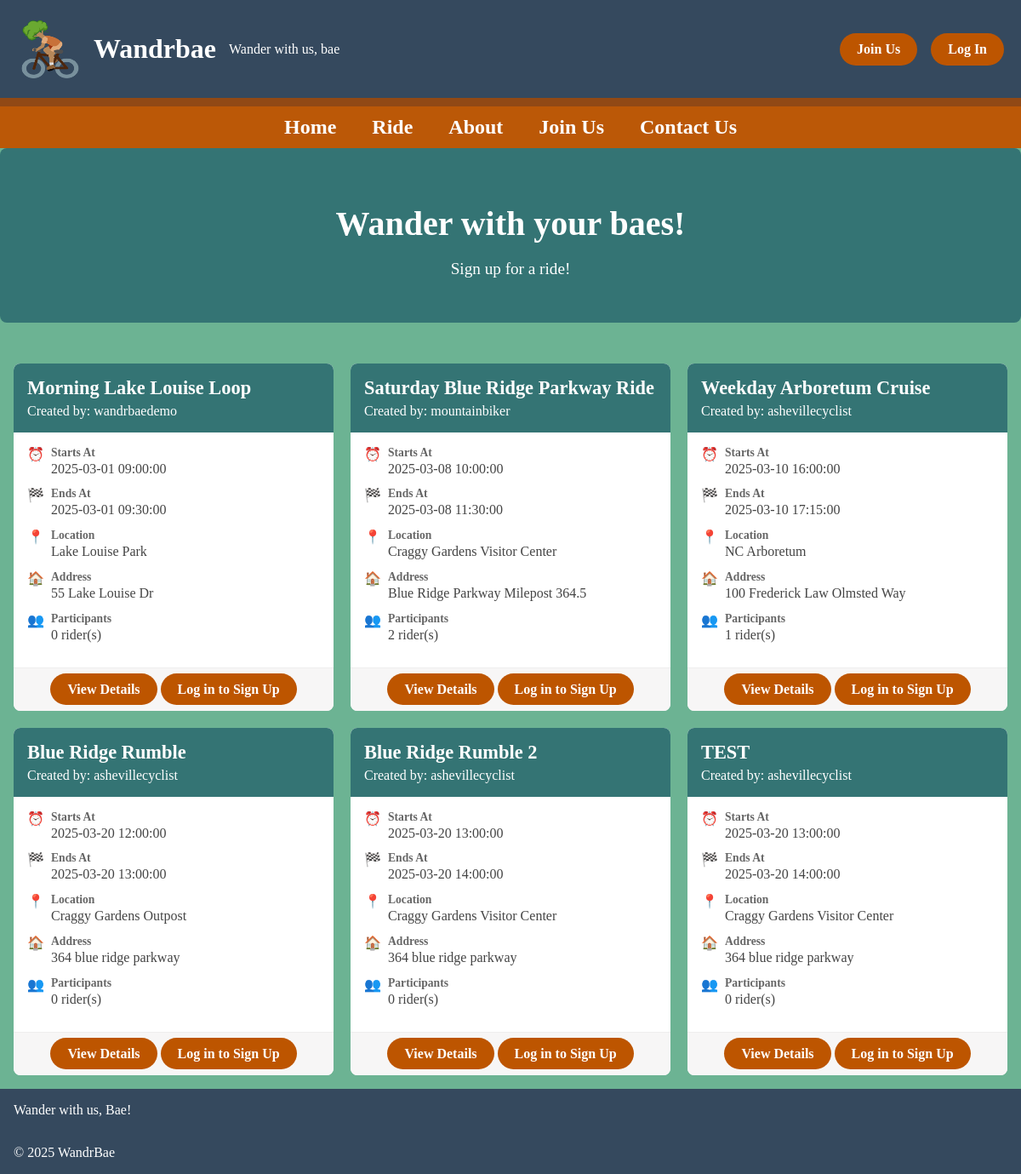
The page /ride.php on the database its author committed.
### tables this page shows
CREATE TABLE `ride` (
  `ride_id` int(11) NOT NULL,
  `ride_name` varchar(100) NOT NULL,
  `created_by` int(11) NOT NULL,
  `route_id` int(10) UNSIGNED NOT NULL,
  `start_time` datetime NOT NULL,
  `end_time` datetime NOT NULL,
  `location_name` varchar(100) NOT NULL,
  `street_address` varchar(100) NOT NULL,
  `city` varchar(50) NOT NULL,
  `state` char(2) NOT NULL,
  `zip_code` varchar(10) NOT NULL
);

CREATE TABLE `user` (
  `user_id` int(11) NOT NULL,
  `user_role_id` int(11) NOT NULL,
  `username` varchar(100) NOT NULL,
  `first_name` varchar(100) NOT NULL,
  `last_name` varchar(100) NOT NULL,
  `email` varchar(255) NOT NULL,
  `password` varchar(255) NOT NULL,
  `is_member` tinyint(1) NOT NULL DEFAULT 1,
  `hashed_password` varchar(255) NOT NULL
);

### private/initialize.php (called while the page is built, shortened)
<?php
require_once('functions.php');
$user_session = new UserSession;

### private/classes/usersession.class.php (called while the page is built, shortened)
<?php
class UserSession
{
  private $user_id;
  public function is_logged_in()
  {
    return isset($this->user_id);
  }
}

### private/classes/ride.class.php (called while the page is built, shortened)
<?php
class Ride
{
  static protected $database;
  static public function set_database($database)
  {
    self::$database = $database;
  }
  static public function find_by_sql($sql)
  {
    $result = self::$database->query($sql);
    $object_array = [];
    while ($record = $result->fetch_assoc()) {
      $object_array[] = self::instantiate($record);
    }
    return $object_array;
  }
  static public function find_all()
  {
    $sql = "SELECT r.*, u.username FROM ride r ";
    $sql .= "LEFT JOIN user u ON r.created_by = u.user_id";
    return self::find_by_sql($sql);
  }
  static protected function instantiate($record)
  {
    $object = new self;
    foreach ($record as $property => $value) {
      if (property_exists($object, $property)) {
        $object->$property = $value;
      }
    }
    return $object;
  }
}

### private/classes/rideparticipant.class.php (called while the page is built, shortened)
<?php
class RideParticipant
{
  static protected $database;
  static public function set_database($database)
  {
    self::$database = $database;
  }
  static public function count_participants_for_ride($ride_id)
  {
    $sql = "SELECT COUNT(*) as count FROM ride_participant ";
    $sql .= "WHERE ride_id='" . self::$database->escape_string($ride_id) . "'";
    $result = self::$database->query($sql);
    $row = $result->fetch_assoc();
    return $row['count'];
  }
}

### public/ride.php (the view, shortened to what this page needs)
<?php require_once('../private/initialize.php');
include_header(); ?>
<main role="main">
  <div id="page">
    <div class="intro">
      <h2>Wander with your baes!</h2>
      <p>Sign up for a ride!</p>
    </div>
    <div class="rides-container">
      <?php
      $rides = Ride::find_all();
      $user_id = $user_session->is_logged_in() ? $user_session->get_user_id() : false;
      foreach ($rides as $ride) {
        $current_participants = RideParticipant::count_participants_for_ride($ride->ride_id);
      ?>
        <div class="ride-card">
          <div class="ride-header">
            <h3 class="ride-name"><?php echo h($ride->ride_name); ?></h3>
            <div class="ride-creator">Created by: <?php echo h($ride->username); ?></div>
          </div>
          <div class="ride-info">
            <div class="ride-detail">
              <div class="ride-detail-icon">⏰</div>
              <div class="ride-detail-text">
                <span class="ride-detail-label">Starts At</span>
                <?php echo h($ride->start_time); ?>
              </div>
            </div>
            <div class="ride-detail">
              <div class="ride-detail-icon">🏁</div>
              <div class="ride-detail-text">
                <span class="ride-detail-label">Ends At</span>
                <?php echo h($ride->end_time); ?>
              </div>
            </div>
            <div class="ride-detail">
              <div class="ride-detail-icon">📍</div>
              <div class="ride-detail-text">
                <span class="ride-detail-label">Location</span>
                <?php echo h($ride->location_name); ?>
              </div>
            </div>
            <div class="ride-detail">
              <div class="ride-detail-icon">🏠</div>
              <div class="ride-detail-text">
                <span class="ride-detail-label">Address</span>
                <?php echo h($ride->street_address); ?>
              </div>
            </div>
            <div class="ride-detail">
              <div class="ride-detail-icon">👥</div>
              <div class="ride-detail-text">
                <span class="ride-detail-label">Participants</span>
                <?php echo $current_participants; ?> rider(s)
              </div>
            </div>
          </div>
          <div class="ride-footer">
            <a href="detail.php?id=<?php echo $ride->ride_id; ?>" class="btn">View Details</a>
            <?php if ($user_session->is_logged_in()) {
               $is_signed_up = RideParticipant::is_user_signed_up($user_id, $ride->ride_id);
               if ($is_signed_up) { ?>
                <a href="<?php echo url_for('/members/rides/cancel_signup.php?ride_id=' . $ride->ride_id); ?>" class="btn">Cancel Ride</a>
                <?php } else { ?>
              <a href="<?php echo url_for('/members/rides/signup.php?ride_id=' . $ride->ride_id); ?>" class="btn">Sign Up</a>
              <?php } ?>
            <?php } else { ?>
              <a class="btn" href="<?php echo url_for('/members/rides/signup.php?ride_id=' . $ride->ride_id); ?>">Log in to Sign Up</a>
            <?php } ?>
          </div>
        </div>
      <?php } ?>
    </div>
  </div>
<?php include(SHARED_PATH . '/public_footer.php'); ?>

### private/functions.php (shortened to what this page needs)
<?php
  function url_for($script_path) {
    return WWW_ROOT . $script_path;
  }
  function h($string="") {
    return htmlspecialchars($string);
  }
  function include_header() {
    global $user_session;
    if ($user_session->is_logged_in()) {
      if ($user_session->is_super_admin()) {
        include(SHARED_PATH . '/superadmin_header.php');
      } else if ($user_session->is_admin()) {
        include(SHARED_PATH . '/admin_header.php');
      } else {
        include(SHARED_PATH . '/member_header.php');
      }
    } else {
      include(SHARED_PATH . '/public_header.php');
    }
  }
?>

### private/shared/public_header.php (shortened to what this page needs)
<!DOCTYPE html>
<html lang="en">
  <head>
    <link rel="stylesheet" media="all" href="<?php echo url_for('/stylesheets/public.css'); ?>" />
  </head>
  <body>
    <header id="page-header" role="banner" aria-label="document-header">
      <div class="header-content">
        <div class="header-text">
          <h1>Wandrbae</h1>
          <img src="images/logo1.png" id="logo" alt="" width="75" height="75">
          <p>Wander with us, bae</p>
        </div>
        <div class="header-buttons">
          <?php if ($user_session->is_logged_in()) {
            $user_id = $_SESSION['admin_id'] ?? null;
            $current_user = $user_id ? User::find_by_id($user_id) : null;
            $user_name = $current_user ? $current_user->full_name() : 'Bae';
          ?>
            <span>Welcome, <?php echo h($user_name); ?>!</span>
            <a href="<?php echo url_for('/members/index.php'); ?>" class="btn">Member Area</a>
            <a href="<?php echo url_for('/admin/logout.php'); ?>" class="btn">Log Out</a>
          <?php } else { ?>
            <a href="<?php echo url_for('/join.php'); ?>" class="btn">Join Us</a>
            <a href="<?php echo url_for('/admin/login.php'); ?>" class="btn">Log In</a>
          <?php } ?>
        </div>
      </div>
    </header>
    <nav role="navigation">
      <ul>
        <li><a href="<?php echo url_for('/index.php'); ?>">Home</a></li>
        <li><a href="<?php echo url_for('/ride.php'); ?>">Ride</a></li>
        <li><a href="<?php echo url_for('/about.php'); ?>">About</a></li>
        <?php if (!$user_session->is_logged_in()) { ?>
          <li><a href="<?php echo url_for('/join.php'); ?>">Join Us</a></li>
        <?php } ?>
        <li><a href="<?php echo url_for('/contact.php'); ?>">Contact Us</a></li>
      </ul>
    </nav>
  </body>
</html>

### private/shared/public_footer.php (shortened to what this page needs)
    <footer>
      <div>
      <p>Wander with us, Bae!</p>
      <p>&copy; <?php echo date('Y'); ?> WandrBae</p>
      </div>
    </footer>
  </body>
</html>

### public/stylesheets/public.css (style rules this page uses)
body { display:flex; flex-direction: column; margin: 0; min-height: 100vh; }
.header-content { align-items: center; display: flex; justify-content: space-between; width: 100%; }
.header-text { align-items: center; color: #fff; display: flex; gap: 15px; }
.header-text h1, .header-text p { margin: 0; }
#logo { display: block; order: -1; }
#page-header { background-color: #35495e; border-bottom: 10px solid #914915; box-sizing: border-box; padding: 20px; width: 100%; }
#page-header > div { align-items: center; display: flex; flex-direction: row; justify-content: space-between; }
.header-buttons { display: flex; gap: 1rem; margin-left: auto; }
main, #main { background-color: #6cb393; flex:1; }
nav { background-color: #bb5807; border-left: none; border-right: none; box-sizing: border-box; margin: 0; width: 100%; }
nav ul { display: flex; justify-content: center; list-style-type: none; margin: 0; padding: 0; }
nav ul li { border: 6px solid transparent; box-sizing: border-box; padding: 5px 15px; }
nav ul li a { color: white; font-size: 1.5rem; font-weight: bold; text-decoration: none; }
.btn { background-color: #bd5500; border-radius: 25px; color: white; font-weight: bold; padding: 10px 20px; text-align: center; text-decoration: none; }
footer { background-color: #35495e; }
footer p { color: #fff; margin: 0; padding: 1rem; }
.intro { background-color: #347474; border-radius: 8px; margin-bottom: 2rem; max-width: 100%; overflow-x: hidden; padding: 2rem 0; text-align: center; width: 100%; }
.intro h2, h3 { color: #fff; font-size: 2.5rem; margin-bottom: 0.5rem; }
.intro p { color: #fff; font-size: 1.2rem; }
.rides-container { display: grid; gap: 20px; grid-template-columns: repeat(auto-fill, minmax(300px, 1fr)); padding: 1rem; }
.ride-card { background-color: white; border-radius: 8px; box-shadow: none; display: flex; flex-direction: column; height: 100%; overflow: visible; position: relative; transition: transform 0.3s ease; }
.ride-header { background-color: #347474; border-radius: 8px 8px 0 0; color: white; padding: 1rem; position: relative; z-index: 1; }
.ride-card::before { background-size: 300% 100%; background: linear-gradient(90deg, #fa7a10, #8bd339, #ff7e67, #fa7a10); border-radius: 10px; content: ''; position: absolute; top: -3px; left: -3px; right: -3px; bottom: -3px; opacity: 0; transition: opacity 0.3s ease; z-index: 0; }
.ride-name { font-size: 1.4rem; margin: 0; font-weight: 600; }
.ride-creator { margin-top: 5px; }
.ride-info { background-color: #fff; flex-grow: 1; padding: 1rem; position: relative; z-index: 1; }
.ride-detail { align-items: flex-start; display: flex; margin-bottom: 0.8rem; }
.ride-detail-icon { margin-right: 8px; width: 20px; text-align: center; }
.ride-detail-text { color: #444; flex: 1; }
.ride-detail-label { color: #666; display: block; font-size: 0.85rem; font-weight: 600; margin-bottom: 2px; }
.ride-footer { background-color: #f7f6f6; border-radius: 0 0 8px 8px; border-top: 1px solid #eee; margin-top: auto; padding: 1rem; position: relative; text-align: center; z-index: 1; }

### rows shown on the page
ride: ride_name "Morning Lake Louise Loop", created_by.username "wandrbaedemo", start_time "2025-03-01 09:00:00", end_time "2025-03-01 09:30:00", location_name "Lake Louise Park", street_address "55 Lake Louise Dr", current_participants "0"
ride: ride_name "Saturday Blue Ridge Parkway Ride", created_by.username "mountainbiker", start_time "2025-03-08 10:00:00", end_time "2025-03-08 11:30:00", location_name "Craggy Gardens Visitor Center", street_address "Blue Ridge Parkway Milepost 364.5", ride_id "2"
ride: ride_name "Weekday Arboretum Cruise", created_by.username "ashevillecyclist", start_time "2025-03-10 16:00:00", end_time "2025-03-10 17:15:00", location_name "NC Arboretum", street_address "100 Frederick Law Olmsted Way", current_participants "1"
ride: ride_name "Blue Ridge Rumble", created_by.username "ashevillecyclist", start_time "2025-03-20 12:00:00", end_time "2025-03-20 13:00:00", location_name "Craggy Gardens Outpost", street_address "364 blue ridge parkway", current_participants "0"
ride: ride_name "Blue Ridge Rumble 2", created_by.username "ashevillecyclist", start_time "2025-03-20 13:00:00", end_time "2025-03-20 14:00:00", location_name "Craggy Gardens Visitor Center", street_address "364 blue ridge parkway", current_participants "0"
ride: ride_name "TEST", created_by.username "ashevillecyclist", start_time "2025-03-20 13:00:00", end_time "2025-03-20 14:00:00", location_name "Craggy Gardens Visitor Center", street_address "364 blue ridge parkway", current_participants "0"
